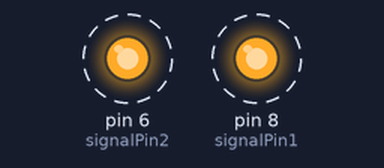
The sketch below on a simulated Arduino Uno, built with avr-gcc and run on an emulated ATmega328P. On the bench: output pins drawn as LEDs (lit = HIGH). Dashed ring = blinking.

Above: at 0.12 s.
Timing chart, 0 to 3.0 s (numbered marks = the images above):
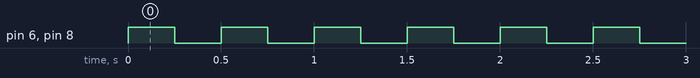

The sketch:

test_signal.ino
```cpp
const int signalPin1 = 8;
const int signalPin2 = 6;

void setup() {
  pinMode(signalPin1, OUTPUT);
  pinMode(signalPin2, OUTPUT);
}

void loop() {
  digitalWrite(signalPin1, HIGH);
  digitalWrite(signalPin2, HIGH);
  delay(250);

  digitalWrite(signalPin1, LOW);
  digitalWrite(signalPin2, LOW);
  delay(250);
}
```

Measured:
- by itself, pin 6 (signalPin2), pin 8 (signalPin1): alternates HIGH for 0.25 s and LOW for 0.25 s
